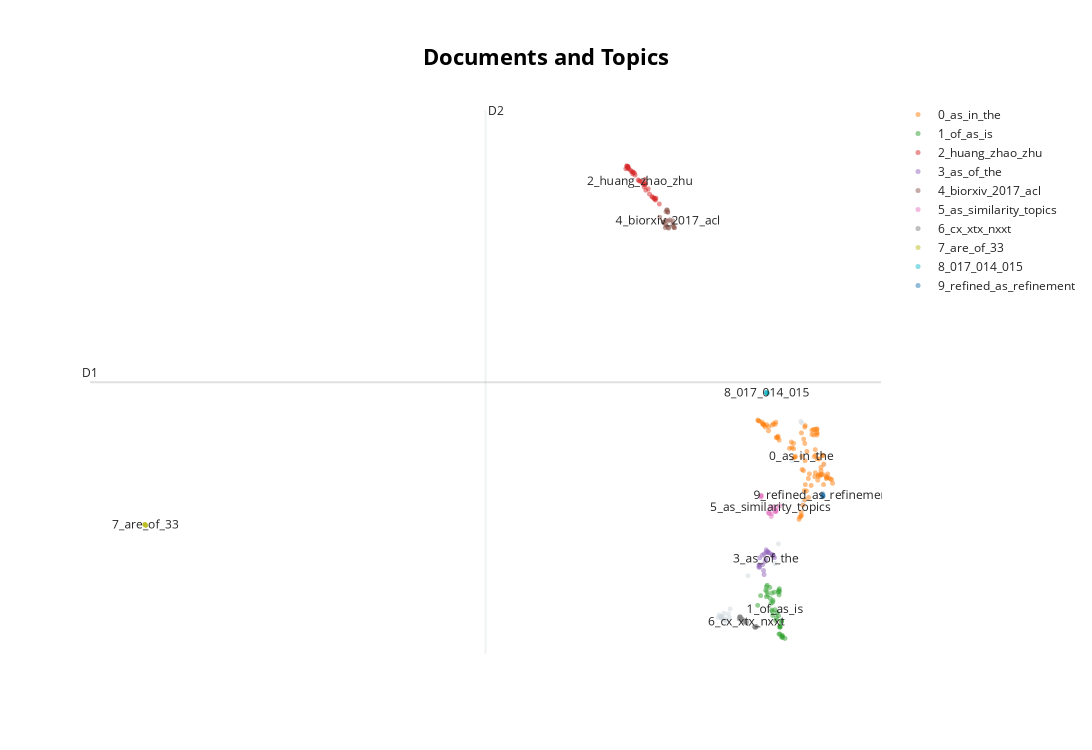

Notebook code for this chart:
### Code cell
topic_model.visualize_documents(chunk_texts, embeddings=np.array(embeddings))
